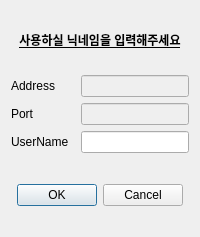
<?xml version="1.0" encoding="UTF-8"?>
<ui version="4.0">
 <class>DialogNewConnection</class>
 <widget class="QDialog" name="DialogNewConnection">
  <property name="geometry">
   <rect>
    <x>0</x>
    <y>0</y>
    <width>220</width>
    <height>240</height>
   </rect>
  </property>
  <property name="windowTitle">
   <string>New Connection</string>
  </property>
  <property name="modal">
   <bool>true</bool>
  </property>
  <layout class="QVBoxLayout" name="verticalLayout">
   <property name="sizeConstraint">
    <enum>QLayout::SetFixedSize</enum>
   </property>
   <item>
    <spacer name="verticalSpacer_3">
     <property name="orientation">
      <enum>Qt::Vertical</enum>
     </property>
     <property name="sizeType">
      <enum>QSizePolicy::Fixed</enum>
     </property>
     <property name="sizeHint" stdset="0">
      <size>
       <width>20</width>
       <height>20</height>
      </size>
     </property>
    </spacer>
   </item>
   <item>
    <widget class="QLabel" name="label">
     <property name="font">
      <font>
       <italic>false</italic>
       <bold>true</bold>
       <underline>true</underline>
      </font>
     </property>
     <property name="text">
      <string>사용하실 닉네임을 입력해주세요</string>
     </property>
     <property name="alignment">
      <set>Qt::AlignCenter</set>
     </property>
    </widget>
   </item>
   <item>
    <spacer name="verticalSpacer_2">
     <property name="orientation">
      <enum>Qt::Vertical</enum>
     </property>
     <property name="sizeType">
      <enum>QSizePolicy::Fixed</enum>
     </property>
     <property name="sizeHint" stdset="0">
      <size>
       <width>20</width>
       <height>20</height>
      </size>
     </property>
    </spacer>
   </item>
   <item>
    <layout class="QGridLayout" name="gridLayout">
     <property name="horizontalSpacing">
      <number>12</number>
     </property>
     <item row="2" column="0">
      <widget class="QLabel" name="label_2">
       <property name="text">
        <string>UserName</string>
       </property>
       <property name="buddy">
        <cstring>lineEdit3UserName</cstring>
       </property>
      </widget>
     </item>
     <item row="0" column="0">
      <widget class="QLabel" name="label_4">
       <property name="text">
        <string>Address</string>
       </property>
       <property name="buddy">
        <cstring>lineEdit1Address</cstring>
       </property>
      </widget>
     </item>
     <item row="2" column="1">
      <widget class="QLineEdit" name="lineEdit3UserName">
       <property name="echoMode">
        <enum>QLineEdit::Normal</enum>
       </property>
      </widget>
     </item>
     <item row="0" column="1">
      <widget class="QLineEdit" name="lineEdit1Address">
       <property name="enabled">
        <bool>false</bool>
       </property>
       <property name="text">
        <string/>
       </property>
      </widget>
     </item>
     <item row="1" column="0">
      <widget class="QLabel" name="label_5">
       <property name="text">
        <string>Port</string>
       </property>
       <property name="buddy">
        <cstring>lineEdit2Port</cstring>
       </property>
      </widget>
     </item>
     <item row="1" column="1">
      <widget class="QLineEdit" name="lineEdit2Port">
       <property name="enabled">
        <bool>false</bool>
       </property>
      </widget>
     </item>
    </layout>
   </item>
   <item>
    <spacer name="verticalSpacer">
     <property name="orientation">
      <enum>Qt::Vertical</enum>
     </property>
     <property name="sizeType">
      <enum>QSizePolicy::Fixed</enum>
     </property>
     <property name="sizeHint" stdset="0">
      <size>
       <width>20</width>
       <height>25</height>
      </size>
     </property>
    </spacer>
   </item>
   <item>
    <widget class="QDialogButtonBox" name="buttonBox">
     <property name="locale">
      <locale language="English" country="UnitedStates"/>
     </property>
     <property name="orientation">
      <enum>Qt::Horizontal</enum>
     </property>
     <property name="standardButtons">
      <set>QDialogButtonBox::Cancel|QDialogButtonBox::Ok</set>
     </property>
     <property name="centerButtons">
      <bool>true</bool>
     </property>
    </widget>
   </item>
   <item>
    <spacer name="verticalSpacer_4">
     <property name="orientation">
      <enum>Qt::Vertical</enum>
     </property>
     <property name="sizeType">
      <enum>QSizePolicy::Fixed</enum>
     </property>
     <property name="sizeHint" stdset="0">
      <size>
       <width>20</width>
       <height>20</height>
      </size>
     </property>
    </spacer>
   </item>
  </layout>
 </widget>
 <tabstops>
  <tabstop>lineEdit1Address</tabstop>
  <tabstop>lineEdit2Port</tabstop>
  <tabstop>lineEdit3UserName</tabstop>
 </tabstops>
 <resources/>
 <connections/>
</ui>
